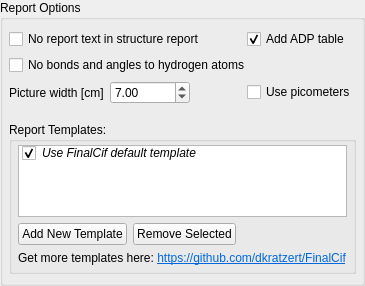
             <widget class="QGroupBox" name="groupBox_5">
              <property name="sizePolicy">
               <sizepolicy hsizetype="Expanding" vsizetype="Preferred">
                <horstretch>0</horstretch>
                <verstretch>50</verstretch>
               </sizepolicy>
              </property>
              <property name="title">
               <string>Report Options</string>
              </property>
              <layout class="QVBoxLayout" name="verticalLayout_35">
               <property name="leftMargin">
                <number>6</number>
               </property>
               <property name="topMargin">
                <number>9</number>
               </property>
               <property name="rightMargin">
                <number>6</number>
               </property>
               <property name="bottomMargin">
                <number>9</number>
               </property>
               <item>
                <layout class="QGridLayout" name="gridLayout_26">
                 <property name="bottomMargin">
                  <number>12</number>
                 </property>
                 <item row="0" column="1">
                  <widget class="QCheckBox" name="ADPTableCheckBox">
                   <property name="text">
                    <string>Add ADP table</string>
                   </property>
                   <property name="checked">
                    <bool>true</bool>
                   </property>
                  </widget>
                 </item>
                 <item row="0" column="0">
                  <widget class="QCheckBox" name="ReportTextCheckBox">
                   <property name="text">
                    <string>No report text in structure report</string>
                   </property>
                  </widget>
                 </item>
                 <item row="2" column="0">
                  <layout class="QHBoxLayout" name="horizontalLayout_6">
                   <property name="topMargin">
                    <number>0</number>
                   </property>
                   <property name="rightMargin">
                    <number>0</number>
                   </property>
                   <item>
                    <widget class="QLabel" name="PictureWidthLabel">
                     <property name="text">
                      <string>Picture width [cm]</string>
                     </property>
                    </widget>
                   </item>
                   <item>
                    <widget class="QDoubleSpinBox" name="PictureWidthDoubleSpinBox">
                     <property name="sizePolicy">
                      <sizepolicy hsizetype="Fixed" vsizetype="Fixed">
                       <horstretch>0</horstretch>
                       <verstretch>0</verstretch>
                      </sizepolicy>
                     </property>
                     <property name="minimumSize">
                      <size>
                       <width>80</width>
                       <height>0</height>
                      </size>
                     </property>
                     <property name="value">
                      <double>7.000000000000000</double>
                     </property>
                    </widget>
                   </item>
                   <item>
                    <spacer name="horizontalSpacer_20">
                     <property name="orientation">
                      <enum>Qt::Orientation::Horizontal</enum>
                     </property>
                     <property name="sizeHint" stdset="0">
                      <size>
                       <width>40</width>
                       <height>0</height>
                      </size>
                     </property>
                    </spacer>
                   </item>
                  </layout>
                 </item>
                 <item row="1" column="0" colspan="2">
                  <widget class="QCheckBox" name="HAtomsCheckBox">
                   <property name="text">
                    <string>No bonds and angles to hydrogen atoms</string>
                   </property>
                  </widget>
                 </item>
                 <item row="2" column="1">
                  <widget class="QCheckBox" name="UsePicometersCheckBox">
                   <property name="text">
                    <string>Use picometers</string>
                   </property>
                  </widget>
                 </item>
                </layout>
               </item>
               <item>
                <widget class="QGroupBox" name="groupBox_6">
                 <property name="sizePolicy">
                  <sizepolicy hsizetype="Expanding" vsizetype="Preferred">
                   <horstretch>0</horstretch>
                   <verstretch>0</verstretch>
                  </sizepolicy>
                 </property>
                 <property name="title">
                  <string>Report Templates:</string>
                 </property>
                 <layout class="QVBoxLayout" name="verticalLayout_2">
                  <property name="leftMargin">
                   <number>6</number>
                  </property>
                  <property name="topMargin">
                   <number>3</number>
                  </property>
                  <property name="rightMargin">
                   <number>6</number>
                  </property>
                  <property name="bottomMargin">
                   <number>6</number>
                  </property>
                  <item>
                   <widget class="QListWidget" name="docxTemplatesListWidget">
                    <property name="sizeAdjustPolicy">
                     <enum>QAbstractScrollArea::SizeAdjustPolicy::AdjustToContents</enum>
                    </property>
                    <property name="selectionMode">
                     <enum>QAbstractItemView::SelectionMode::NoSelection</enum>
                    </property>
                    <property name="selectionRectVisible">
                     <bool>false</bool>
                    </property>
                    <item>
                     <property name="text">
                      <string>Use FinalCif default template</string>
                     </property>
                     <property name="font">
                      <font>
                       <italic>true</italic>
                      </font>
                     </property>
                     <property name="checkState">
                      <enum>Checked</enum>
                     </property>
                    </item>
                   </widget>
                  </item>
                  <item>
                   <layout class="QHBoxLayout" name="horizontalLayout_14">
                    <property name="topMargin">
                     <number>0</number>
                    </property>
                    <property name="rightMargin">
                     <number>0</number>
                    </property>
                    <item>
                     <widget class="QPushButton" name="AddNewTemplPushButton">
                      <property name="text">
                       <string>Add New Template</string>
                      </property>
                     </widget>
                    </item>
                    <item>
                     <widget class="QPushButton" name="RemoveTemplPushButton">
                      <property name="text">
                       <string>Remove Selected</string>
                      </property>
                     </widget>
                    </item>
                    <item>
                     <spacer name="horizontalSpacer_13">
                      <property name="orientation">
                       <enum>Qt::Orientation::Horizontal</enum>
                      </property>
                      <property name="sizeHint" stdset="0">
                       <size>
                        <width>40</width>
                        <height>20</height>
                       </size>
                      </property>
                     </spacer>
                    </item>
                   </layout>
                  </item>
                  <item>
                   <widget class="QLabel" name="label">
                    <property name="text">
                     <string>&lt;html&gt;&lt;head/&gt;&lt;body&gt;&lt;p&gt;Get more templates here:  &lt;a href=&quot;https://github.com/dkratzert/FinalCif&quot;&gt;&lt;span style=&quot; text-decoration: underline; color:#0068da;&quot;&gt;https://github.com/dkratzert/FinalCif&lt;/span&gt;&lt;/a&gt;&lt;/p&gt;&lt;/body&gt;&lt;/html&gt;</string>
                    </property>
                    <property name="textFormat">
                     <enum>Qt::TextFormat::RichText</enum>
                    </property>
                    <property name="openExternalLinks">
                     <bool>true</bool>
                    </property>
                    <property name="textInteractionFlags">
                     <set>Qt::TextInteractionFlag::TextBrowserInteraction</set>
                    </property>
                   </widget>
                  </item>
                 </layout>
                </widget>
               </item>
              </layout>
             </widget>
